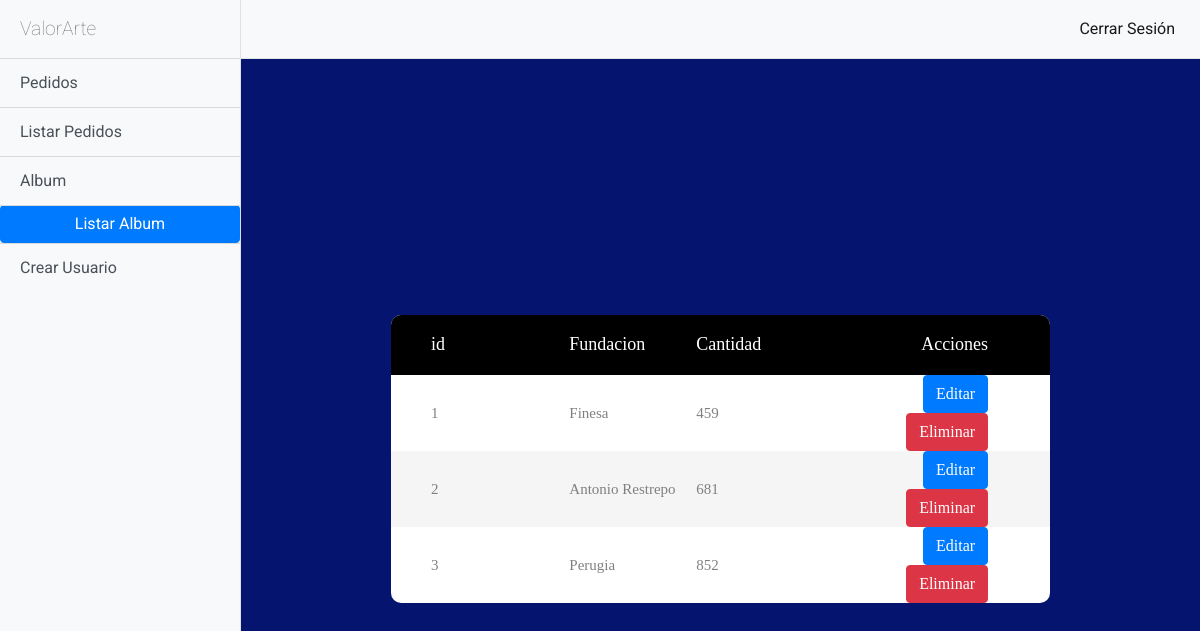
The page /album/listar (signed in) on the database its author committed.
### album/models.py (models this page shows, shortened)
class Album(models.Model):
    fundacion = models.CharField(max_length=50)
    cantidad = models.IntegerField()

### album/views.py (the view)
class AlbumList(ListView):
    model = Album
    template_name = 'album/album_list.html'

### templates/album/album_list.html (shortened to what this page needs)
{% extends 'base/base.html' %}
{% block navbar %}
    <div class="bg-light border-right" id="sidebar-wrapper">
        <div class="sidebar-heading"> ValorArte </div>
        <div class="list-group list-group-flush">
            <a href="{% url 'pedidos:pedidos_crear' %}" class="btn list-group-item list-group-item-action bg-light">Pedidos</a>
            <a href="{% url 'pedidos:pedidos_listar' %}" class="btn list-group-item list-group-item-action bg-light">Listar Pedidos</a>
            <a href="{% url 'album:album_crear' %}" class="btn list-group-item list-group-item-action bg-light">Album</a>
          <button href="{% url 'album:album_listar' %}" class="btn btn-primary">
            Listar Album
          </button>
          <a href="{% url 'usuarios:registrar' %}" class="btn list-group-item list-group-item-action bg-light">Crear Usuario</a>
        </div>
      </div>
      <div id="page-content-wrapper">
        <nav class="navbar navbar-expand-lg navbar-light bg-light border-bottom">
          <div class="collapse navbar-collapse" id="navbarSupportedContent">
            <ul class="navbar-nav ml-auto mt-2 mt-lg-0">
              <li class="nav-item active">
                <a class="btn nav-link" href="{% url 'logout' %}">Cerrar Sesión <span class="sr-only">(current)</span></a>
            </ul>
          </div>
        </nav>
    {% endblock navbar %}
{% block content %}
<div class="limiter">
        <div class="container-table100">
          <div class="wrap-table100">
            <div class="table100">
              <table>
                <thead>
                  <tr class="table100-head">
                        <th class="column1">id</th>
                    <th class="column2">Fundacion</th>
                    <th class="column3">Cantidad</th>
                    <th class="column6">Acciones</th>
                  </tr>
                </thead>
                <tbody class="falbum">
                        {% if object_list %}
                        {% for albums in object_list %}
                        <tr>
                            <td class="column1">{{albums.id}}</td>
                            <td class="column2">{{albums.fundacion}}</td>
                            <td class="column3">{{albums.cantidad}}</td>
                            <td class="column6">
                                <a class="btn btn-primary" href="{%url 'album:album_editar' albums.id%}">Editar</a>
                                <a class="btn btn-danger" href="{%url 'album:album_eliminar' albums.id%}">Eliminar</a>
                            </td>
                        </tr>
                        {% endfor %}
                        {% else %}
                        <h1>no existen registros</h1>
                    {% endif %}
                </tbody>
              </table>
            </div>
          </div>
        </div>
      </div>
{% endblock content %}

### static/css/formstyle.css (style rules this page uses)
* { margin: 0; padding: 0; box-sizing: border-box; -webkit-box-sizing: border-box; -moz-box-sizing: border-box; -webkit-font-smoothing: antialiased; -moz-font-smoothing: antialiased; -o-font-smoothing: antialiased; font-smoothing: antialiased; text-rendering: optimizeLegibility; }
body { font-family: "Roboto", Helvetica, Arial, sans-serif; font-weight: 100; font-size: 12px; line-height: 30px; color: #777; background: #04146F; }
.limiter { width: 75%; margin: 0 auto; }
.container-table100 { width: 100%; min-height: 100vh; background: #04146F; display: -webkit-box; display: -webkit-flex; display: -moz-box; display: -ms-flexbox; display: flex; align-items: center; justify-content: center; flex-wrap: wrap; padding: 33px 30px; }
.wrap-table100 { width: 1170px; }
table { border-spacing: 1; border-collapse: collapse; background: white; border-radius: 10px; overflow: hidden; width: 100%; margin: 0 auto; position: relative; }
table * { position: relative; }
table td, table th { padding-left: 8px; }
table thead tr { height: 60px; background: #000000; }
table tbody tr { height: 50px; }
table tbody tr:last-child { border: 0; }
table td, table th { text-align: left; }
.table100-head th { font-family: OpenSans-Regular; font-size: 18px; color: #fff; line-height: 1.2; font-weight: unset; }
tbody tr:nth-child(even) { background-color: #f5f5f5; }
tbody tr { font-family: OpenSans-Regular; font-size: 15px; color: #808080; line-height: 1.2; font-weight: unset; }
.column1 { width: 260px; padding-left: 40px; }
.column2 { width: 160px; }
.column3 { width: 245px; }
.column6 { width: 222px; text-align: right; padding-right: 62px; }

### static/css/simple-sidebar.css (style rules this page uses)
body { overflow-x: hidden; }
#sidebar-wrapper { min-height: 100vh; margin-left: -15rem; -webkit-transition: margin .25s ease-out; -moz-transition: margin .25s ease-out; -o-transition: margin .25s ease-out; transition: margin .25s ease-out; }
#sidebar-wrapper .sidebar-heading { padding: 0.875rem 1.25rem; font-size: 1.2rem; }
#sidebar-wrapper .list-group { width: 15rem; }
#page-content-wrapper { min-width: 100vw; }
@media (min-width: 768px) { #sidebar-wrapper { margin-left: 0; } }
@media (min-width: 768px) { #page-content-wrapper { min-width: 0; width: 100%; } }

### rows shown on the page
Album: id "1", fundacion "Finesa", cantidad "459"
Album: id "2", fundacion "Antonio Restrepo", cantidad "681"
Album: id "3", fundacion "Perugia", cantidad "852"
